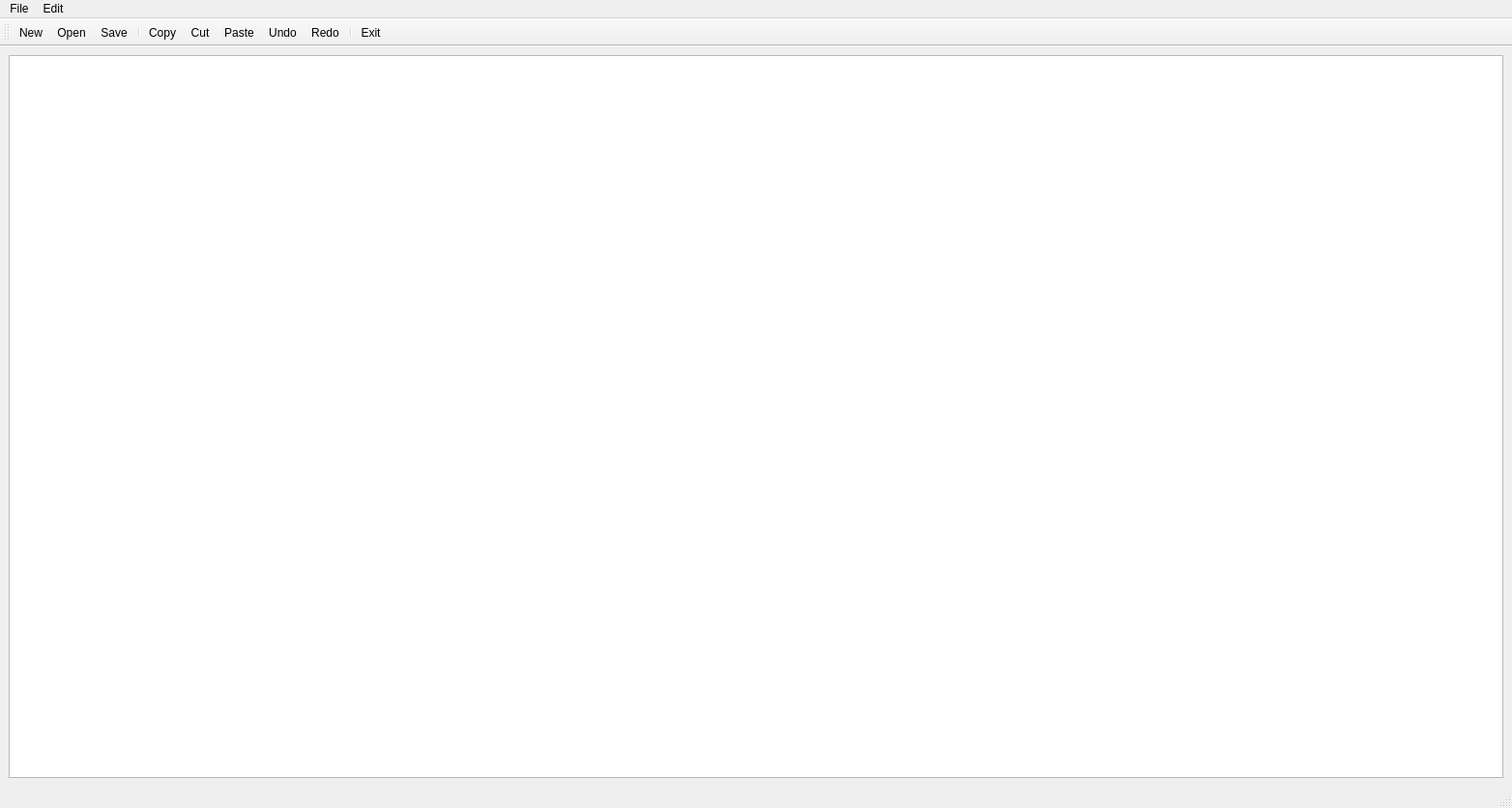
<?xml version="1.0" encoding="UTF-8"?>
<ui version="4.0">
 <class>Ropey</class>
 <widget class="QMainWindow" name="Ropey">
  <property name="geometry">
   <rect>
    <x>0</x>
    <y>0</y>
    <width>1564</width>
    <height>836</height>
   </rect>
  </property>
  <property name="windowTitle">
   <string>Ropey</string>
  </property>
  <widget class="QWidget" name="centralwidget">
   <property name="autoFillBackground">
    <bool>false</bool>
   </property>
   <layout class="QVBoxLayout" name="verticalLayout">
    <item>
     <widget class="QTextEdit" name="textEdit"/>
    </item>
   </layout>
  </widget>
  <widget class="QMenuBar" name="menubar">
   <property name="geometry">
    <rect>
     <x>0</x>
     <y>0</y>
     <width>1564</width>
     <height>25</height>
    </rect>
   </property>
   <widget class="QMenu" name="menuFile">
    <property name="title">
     <string>File</string>
    </property>
    <addaction name="actionNew"/>
    <addaction name="actionOpen"/>
    <addaction name="actionSave"/>
    <addaction name="actionSave_As"/>
    <addaction name="separator"/>
    <addaction name="actionExit"/>
   </widget>
   <widget class="QMenu" name="menuEdit">
    <property name="title">
     <string>Edit</string>
    </property>
    <addaction name="actionCopy"/>
    <addaction name="actionCut"/>
    <addaction name="actionPaste"/>
    <addaction name="separator"/>
    <addaction name="actionRedo"/>
    <addaction name="actionUndo"/>
   </widget>
   <addaction name="menuFile"/>
   <addaction name="menuEdit"/>
  </widget>
  <widget class="QToolBar" name="mainToolBar">
   <attribute name="toolBarArea">
    <enum>TopToolBarArea</enum>
   </attribute>
   <attribute name="toolBarBreak">
    <bool>false</bool>
   </attribute>
   <addaction name="actionNew"/>
   <addaction name="actionOpen"/>
   <addaction name="actionSave"/>
   <addaction name="separator"/>
   <addaction name="actionCopy"/>
   <addaction name="actionCut"/>
   <addaction name="actionPaste"/>
   <addaction name="actionUndo"/>
   <addaction name="actionRedo"/>
   <addaction name="separator"/>
   <addaction name="actionExit"/>
  </widget>
  <widget class="QStatusBar" name="statusbar"/>
  <action name="actionNew">
   <property name="icon">
    <iconset theme="accessories-text-editor" resource="ropey.qrc">
     <normaloff>:/images/new.png</normaloff>:/images/new.png</iconset>
   </property>
   <property name="text">
    <string>New</string>
   </property>
   <property name="toolTip">
    <string>New File</string>
   </property>
   <property name="shortcut">
    <string>Ctrl+N</string>
   </property>
  </action>
  <action name="actionOpen">
   <property name="icon">
    <iconset resource="ropey.qrc">
     <normaloff>:/images/open.png</normaloff>:/images/open.png</iconset>
   </property>
   <property name="text">
    <string>Open</string>
   </property>
   <property name="toolTip">
    <string>Open File</string>
   </property>
   <property name="shortcut">
    <string>Ctrl+O</string>
   </property>
  </action>
  <action name="actionSave">
   <property name="icon">
    <iconset resource="ropey.qrc">
     <normaloff>:/images/save.png</normaloff>:/images/save.png</iconset>
   </property>
   <property name="text">
    <string>Save</string>
   </property>
   <property name="toolTip">
    <string>Save File</string>
   </property>
   <property name="shortcut">
    <string>Ctrl+S</string>
   </property>
  </action>
  <action name="actionSave_As">
   <property name="icon">
    <iconset resource="ropey.qrc">
     <normaloff>:/images/save_as.png</normaloff>:/images/save_as.png</iconset>
   </property>
   <property name="text">
    <string>Save As</string>
   </property>
   <property name="toolTip">
    <string>Save File As</string>
   </property>
   <property name="shortcut">
    <string>Ctrl+Shift+S</string>
   </property>
  </action>
  <action name="actionExit">
   <property name="icon">
    <iconset resource="ropey.qrc">
     <normaloff>:/images/exit.png</normaloff>:/images/exit.png</iconset>
   </property>
   <property name="text">
    <string>Exit</string>
   </property>
  </action>
  <action name="actionCopy">
   <property name="icon">
    <iconset theme="accessories-text-editor" resource="ropey.qrc">
     <normaloff>:/images/copy.png</normaloff>:/images/copy.png</iconset>
   </property>
   <property name="text">
    <string>Copy</string>
   </property>
   <property name="shortcut">
    <string>Ctrl+C</string>
   </property>
  </action>
  <action name="actionCut">
   <property name="icon">
    <iconset resource="ropey.qrc">
     <normaloff>:/images/cut.png</normaloff>:/images/cut.png</iconset>
   </property>
   <property name="text">
    <string>Cut</string>
   </property>
   <property name="shortcut">
    <string>Ctrl+X</string>
   </property>
  </action>
  <action name="actionPaste">
   <property name="icon">
    <iconset resource="ropey.qrc">
     <normaloff>:/images/paste.png</normaloff>:/images/paste.png</iconset>
   </property>
   <property name="text">
    <string>Paste</string>
   </property>
   <property name="shortcut">
    <string>Ctrl+V</string>
   </property>
  </action>
  <action name="actionRedo">
   <property name="icon">
    <iconset resource="ropey.qrc">
     <normaloff>:/images/edit_redo.png</normaloff>:/images/edit_redo.png</iconset>
   </property>
   <property name="text">
    <string>Redo</string>
   </property>
   <property name="shortcut">
    <string>Ctrl+Y</string>
   </property>
  </action>
  <action name="actionUndo">
   <property name="icon">
    <iconset resource="ropey.qrc">
     <normaloff>:/images/edit_undo.png</normaloff>:/images/edit_undo.png</iconset>
   </property>
   <property name="text">
    <string>Undo</string>
   </property>
   <property name="shortcut">
    <string>Ctrl+Z</string>
   </property>
  </action>
 </widget>
 <resources>
  <include location="ropey.qrc"/>
 </resources>
 <connections/>
</ui>
